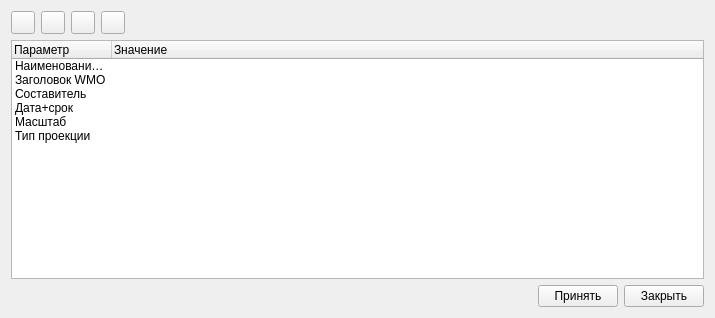
<?xml version="1.0" encoding="UTF-8"?>
<ui version="4.0">
 <class>IncutSetup</class>
 <widget class="QWidget" name="IncutSetup">
  <property name="geometry">
   <rect>
    <x>0</x>
    <y>0</y>
    <width>715</width>
    <height>318</height>
   </rect>
  </property>
  <property name="windowTitle">
   <string>Параметры врезки</string>
  </property>
  <layout class="QGridLayout" name="gridLayout_2">
   <item row="0" column="0" colspan="3">
    <layout class="QGridLayout" name="gridLayout">
     <item row="0" column="0">
      <widget class="QToolButton" name="upbtn">
       <property name="toolTip">
        <string>Переместить наверх</string>
       </property>
       <property name="text">
        <string/>
       </property>
       <property name="icon">
        <iconset resource="../../../../etc/meteo.icons.qrc">
         <normaloff>:/meteo/icons/tools/layer_up.png</normaloff>:/meteo/icons/tools/layer_up.png</iconset>
       </property>
      </widget>
     </item>
     <item row="0" column="1">
      <widget class="QToolButton" name="downbtn">
       <property name="toolTip">
        <string>Переместить вниз</string>
       </property>
       <property name="text">
        <string/>
       </property>
       <property name="icon">
        <iconset resource="../../../../etc/meteo.icons.qrc">
         <normaloff>:/meteo/icons/tools/layer_down.png</normaloff>:/meteo/icons/tools/layer_down.png</iconset>
       </property>
      </widget>
     </item>
     <item row="0" column="2">
      <widget class="QToolButton" name="addbtn">
       <property name="toolTip">
        <string>Добавить произвольный параметр</string>
       </property>
       <property name="text">
        <string/>
       </property>
       <property name="icon">
        <iconset resource="../../../../etc/meteo.icons.qrc">
         <normaloff>:/meteo/icons/tools/plus.png</normaloff>:/meteo/icons/tools/plus.png</iconset>
       </property>
      </widget>
     </item>
     <item row="0" column="3">
      <widget class="QToolButton" name="delbtn">
       <property name="toolTip">
        <string>Удалить произвольный параметр</string>
       </property>
       <property name="text">
        <string/>
       </property>
       <property name="icon">
        <iconset resource="../../../../etc/meteo.icons.qrc">
         <normaloff>:/meteo/icons/tools/minus.png</normaloff>:/meteo/icons/tools/minus.png</iconset>
       </property>
      </widget>
     </item>
     <item row="0" column="4">
      <spacer name="horizontalSpacer_2">
       <property name="orientation">
        <enum>Qt::Horizontal</enum>
       </property>
       <property name="sizeHint" stdset="0">
        <size>
         <width>318</width>
         <height>20</height>
        </size>
       </property>
      </spacer>
     </item>
     <item row="1" column="0" colspan="5">
      <widget class="QTreeWidget" name="paramtree">
       <property name="rootIsDecorated">
        <bool>false</bool>
       </property>
       <column>
        <property name="text">
         <string>Параметр</string>
        </property>
       </column>
       <column>
        <property name="text">
         <string>Значение</string>
        </property>
       </column>
       <column>
        <property name="text">
         <string/>
        </property>
       </column>
       <column>
        <property name="text">
         <string/>
        </property>
       </column>
       <column>
        <property name="text">
         <string/>
        </property>
       </column>
       <item>
        <property name="text">
         <string>Наименование карты</string>
        </property>
        <property name="text">
         <string/>
        </property>
        <property name="text">
         <string/>
        </property>
        <property name="text">
         <string/>
        </property>
        <property name="text">
         <string/>
        </property>
       </item>
       <item>
        <property name="text">
         <string>Заголовок WMO</string>
        </property>
        <property name="text">
         <string/>
        </property>
        <property name="text">
         <string/>
        </property>
        <property name="text">
         <string/>
        </property>
        <property name="text">
         <string/>
        </property>
       </item>
       <item>
        <property name="text">
         <string>Составитель</string>
        </property>
        <property name="text">
         <string/>
        </property>
        <property name="text">
         <string/>
        </property>
        <property name="text">
         <string/>
        </property>
        <property name="text">
         <string/>
        </property>
       </item>
       <item>
        <property name="text">
         <string>Дата+срок</string>
        </property>
        <property name="text">
         <string/>
        </property>
        <property name="text">
         <string/>
        </property>
        <property name="text">
         <string/>
        </property>
        <property name="text">
         <string/>
        </property>
       </item>
       <item>
        <property name="text">
         <string>Масштаб</string>
        </property>
        <property name="text">
         <string/>
        </property>
        <property name="text">
         <string/>
        </property>
        <property name="text">
         <string/>
        </property>
        <property name="text">
         <string/>
        </property>
       </item>
       <item>
        <property name="text">
         <string>Тип проекции</string>
        </property>
        <property name="text">
         <string/>
        </property>
        <property name="text">
         <string/>
        </property>
        <property name="text">
         <string/>
        </property>
        <property name="text">
         <string/>
        </property>
       </item>
      </widget>
     </item>
    </layout>
   </item>
   <item row="1" column="0">
    <spacer name="horizontalSpacer">
     <property name="orientation">
      <enum>Qt::Horizontal</enum>
     </property>
     <property name="sizeHint" stdset="0">
      <size>
       <width>520</width>
       <height>20</height>
      </size>
     </property>
    </spacer>
   </item>
   <item row="1" column="1">
    <widget class="QPushButton" name="okbtn">
     <property name="text">
      <string>Принять</string>
     </property>
    </widget>
   </item>
   <item row="1" column="2">
    <widget class="QPushButton" name="nobtn">
     <property name="text">
      <string>Закрыть</string>
     </property>
    </widget>
   </item>
  </layout>
 </widget>
 <tabstops>
  <tabstop>upbtn</tabstop>
  <tabstop>downbtn</tabstop>
  <tabstop>addbtn</tabstop>
  <tabstop>delbtn</tabstop>
  <tabstop>paramtree</tabstop>
  <tabstop>okbtn</tabstop>
  <tabstop>nobtn</tabstop>
 </tabstops>
 <resources>
  <include location="../../../../etc/meteo.icons.qrc"/>
 </resources>
 <connections/>
</ui>
